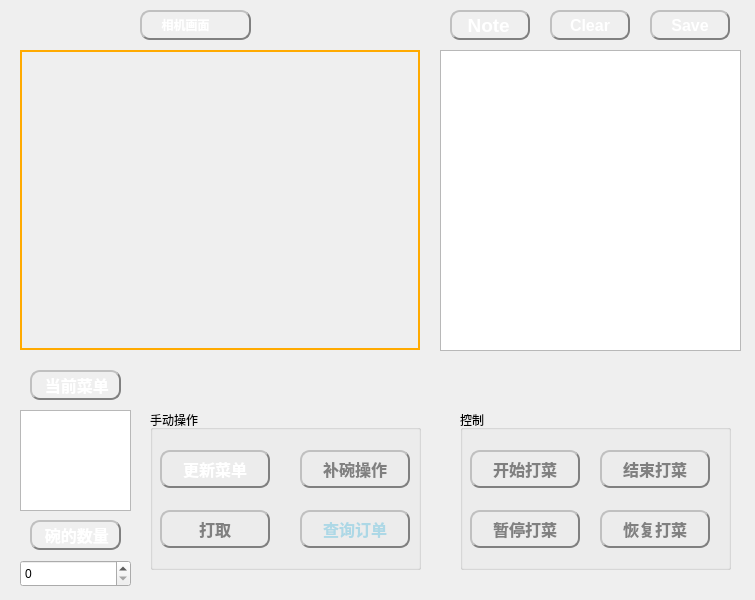
<?xml version="1.0" encoding="UTF-8"?>
<ui version="4.0">
 <class>Dig_dish_Form</class>
 <widget class="QWidget" name="Dig_dish_Form">
  <property name="geometry">
   <rect>
    <x>0</x>
    <y>0</y>
    <width>755</width>
    <height>600</height>
   </rect>
  </property>
  <property name="windowTitle">
   <string>Form</string>
  </property>
  <widget class="QTextBrowser" name="order_list_text">
   <property name="geometry">
    <rect>
     <x>440</x>
     <y>50</y>
     <width>301</width>
     <height>301</height>
    </rect>
   </property>
  </widget>
  <widget class="QLabel" name="dig_show_label">
   <property name="geometry">
    <rect>
     <x>20</x>
     <y>50</y>
     <width>400</width>
     <height>300</height>
    </rect>
   </property>
   <property name="styleSheet">
    <string notr="true">border-width: 2px;border-style: solid;border-color: rgb(255, 170, 0);</string>
   </property>
   <property name="text">
    <string/>
   </property>
  </widget>
  <widget class="QLabel" name="label">
   <property name="geometry">
    <rect>
     <x>140</x>
     <y>10</y>
     <width>111</width>
     <height>30</height>
    </rect>
   </property>
   <property name="font">
    <font>
     <weight>75</weight>
     <bold>true</bold>
    </font>
   </property>
   <property name="layoutDirection">
    <enum>Qt::LeftToRight</enum>
   </property>
   <property name="styleSheet">
    <string notr="true">color:white;border-radius: 10px; border: 2px groove gray;border-style: outset;</string>
   </property>
   <property name="text">
    <string>     相机画面</string>
   </property>
  </widget>
  <widget class="QLabel" name="label_2">
   <property name="geometry">
    <rect>
     <x>450</x>
     <y>10</y>
     <width>80</width>
     <height>30</height>
    </rect>
   </property>
   <property name="font">
    <font>
     <pointsize>14</pointsize>
     <weight>75</weight>
     <bold>true</bold>
    </font>
   </property>
   <property name="layoutDirection">
    <enum>Qt::LeftToRight</enum>
   </property>
   <property name="styleSheet">
    <string notr="true">color:white;border-radius: 10px; border: 2px groove gray;border-style: outset;</string>
   </property>
   <property name="text">
    <string>  Note</string>
   </property>
  </widget>
  <widget class="QPushButton" name="clear_dig_txt">
   <property name="geometry">
    <rect>
     <x>550</x>
     <y>10</y>
     <width>80</width>
     <height>30</height>
    </rect>
   </property>
   <property name="font">
    <font>
     <pointsize>12</pointsize>
     <weight>75</weight>
     <bold>true</bold>
    </font>
   </property>
   <property name="styleSheet">
    <string notr="true">color:white;border-radius: 10px; border: 2px groove gray;border-style: outset;</string>
   </property>
   <property name="text">
    <string>Clear</string>
   </property>
  </widget>
  <widget class="QPushButton" name="save_dig_txt">
   <property name="geometry">
    <rect>
     <x>650</x>
     <y>10</y>
     <width>80</width>
     <height>30</height>
    </rect>
   </property>
   <property name="font">
    <font>
     <pointsize>12</pointsize>
     <weight>75</weight>
     <bold>true</bold>
    </font>
   </property>
   <property name="styleSheet">
    <string notr="true">color:white;border-radius: 10px; border: 2px groove gray;border-style: outset;</string>
   </property>
   <property name="text">
    <string>Save</string>
   </property>
  </widget>
  <widget class="QGroupBox" name="groupBox">
   <property name="geometry">
    <rect>
     <x>460</x>
     <y>410</y>
     <width>271</width>
     <height>160</height>
    </rect>
   </property>
   <property name="title">
    <string>控制</string>
   </property>
   <widget class="QPushButton" name="resume_dig_button">
    <property name="geometry">
     <rect>
      <x>140</x>
      <y>100</y>
      <width>110</width>
      <height>38</height>
     </rect>
    </property>
    <property name="font">
     <font>
      <pointsize>12</pointsize>
      <weight>75</weight>
      <bold>true</bold>
     </font>
    </property>
    <property name="styleSheet">
     <string notr="true">color:gray;border-radius: 10px; border: 2px groove gray;border-style: outset;</string>
    </property>
    <property name="text">
     <string>恢复打菜</string>
    </property>
    <property name="iconSize">
     <size>
      <width>16</width>
      <height>16</height>
     </size>
    </property>
    <property name="checkable">
     <bool>false</bool>
    </property>
   </widget>
   <widget class="QPushButton" name="stop_dig_button">
    <property name="geometry">
     <rect>
      <x>10</x>
      <y>100</y>
      <width>110</width>
      <height>38</height>
     </rect>
    </property>
    <property name="font">
     <font>
      <pointsize>12</pointsize>
      <weight>75</weight>
      <bold>true</bold>
     </font>
    </property>
    <property name="styleSheet">
     <string notr="true">color:gray;border-radius: 10px; border: 2px groove gray;border-style: outset;</string>
    </property>
    <property name="text">
     <string>暂停打菜</string>
    </property>
    <property name="iconSize">
     <size>
      <width>16</width>
      <height>16</height>
     </size>
    </property>
    <property name="checkable">
     <bool>false</bool>
    </property>
   </widget>
   <widget class="QPushButton" name="dig_dish_start_button">
    <property name="geometry">
     <rect>
      <x>10</x>
      <y>40</y>
      <width>110</width>
      <height>38</height>
     </rect>
    </property>
    <property name="font">
     <font>
      <pointsize>12</pointsize>
      <weight>75</weight>
      <bold>true</bold>
     </font>
    </property>
    <property name="styleSheet">
     <string notr="true">color:gray;border-radius: 10px; border: 2px groove gray;border-style: outset;</string>
    </property>
    <property name="text">
     <string>开始打菜</string>
    </property>
    <property name="iconSize">
     <size>
      <width>16</width>
      <height>16</height>
     </size>
    </property>
    <property name="checkable">
     <bool>false</bool>
    </property>
   </widget>
   <widget class="QPushButton" name="dig_dish_end_button">
    <property name="geometry">
     <rect>
      <x>140</x>
      <y>40</y>
      <width>110</width>
      <height>38</height>
     </rect>
    </property>
    <property name="font">
     <font>
      <pointsize>12</pointsize>
      <weight>75</weight>
      <bold>true</bold>
     </font>
    </property>
    <property name="styleSheet">
     <string notr="true">color:gray;border-radius: 10px; border: 2px groove gray;border-style: outset;</string>
    </property>
    <property name="text">
     <string>结束打菜</string>
    </property>
    <property name="iconSize">
     <size>
      <width>16</width>
      <height>16</height>
     </size>
    </property>
    <property name="checkable">
     <bool>false</bool>
    </property>
   </widget>
  </widget>
  <widget class="QListView" name="current_menu_list">
   <property name="geometry">
    <rect>
     <x>20</x>
     <y>410</y>
     <width>111</width>
     <height>101</height>
    </rect>
   </property>
  </widget>
  <widget class="QLabel" name="label_3">
   <property name="geometry">
    <rect>
     <x>30</x>
     <y>370</y>
     <width>91</width>
     <height>30</height>
    </rect>
   </property>
   <property name="font">
    <font>
     <pointsize>12</pointsize>
     <weight>75</weight>
     <bold>true</bold>
    </font>
   </property>
   <property name="layoutDirection">
    <enum>Qt::LeftToRight</enum>
   </property>
   <property name="styleSheet">
    <string notr="true">color:white;border-radius: 10px; border: 2px groove gray;border-style: outset;</string>
   </property>
   <property name="text">
    <string>  当前菜单</string>
   </property>
  </widget>
  <widget class="QGroupBox" name="groupBox_2">
   <property name="geometry">
    <rect>
     <x>150</x>
     <y>410</y>
     <width>271</width>
     <height>160</height>
    </rect>
   </property>
   <property name="title">
    <string>手动操作</string>
   </property>
   <widget class="QPushButton" name="acquire_order_button">
    <property name="geometry">
     <rect>
      <x>150</x>
      <y>100</y>
      <width>110</width>
      <height>38</height>
     </rect>
    </property>
    <property name="font">
     <font>
      <pointsize>12</pointsize>
      <weight>75</weight>
      <bold>true</bold>
     </font>
    </property>
    <property name="styleSheet">
     <string notr="true">color:lightblue;border-radius: 10px; border: 2px groove gray;border-style: outset;</string>
    </property>
    <property name="text">
     <string>查询订单</string>
    </property>
    <property name="iconSize">
     <size>
      <width>16</width>
      <height>16</height>
     </size>
    </property>
    <property name="checkable">
     <bool>false</bool>
    </property>
   </widget>
   <widget class="QPushButton" name="updata_menu_button">
    <property name="geometry">
     <rect>
      <x>10</x>
      <y>40</y>
      <width>110</width>
      <height>38</height>
     </rect>
    </property>
    <property name="font">
     <font>
      <pointsize>12</pointsize>
      <weight>75</weight>
      <bold>true</bold>
     </font>
    </property>
    <property name="styleSheet">
     <string notr="true">color:white;border-radius: 10px; border: 2px groove gray;border-style: outset;</string>
    </property>
    <property name="text">
     <string>更新菜单</string>
    </property>
   </widget>
   <widget class="QPushButton" name="dig_choose_dish_button">
    <property name="geometry">
     <rect>
      <x>10</x>
      <y>100</y>
      <width>110</width>
      <height>38</height>
     </rect>
    </property>
    <property name="font">
     <font>
      <pointsize>12</pointsize>
      <weight>75</weight>
      <bold>true</bold>
     </font>
    </property>
    <property name="styleSheet">
     <string notr="true">color:gray;border-radius: 10px; border: 2px groove gray;border-style: outset;</string>
    </property>
    <property name="text">
     <string>打取</string>
    </property>
   </widget>
   <widget class="QPushButton" name="add_bowl_button">
    <property name="geometry">
     <rect>
      <x>150</x>
      <y>40</y>
      <width>110</width>
      <height>38</height>
     </rect>
    </property>
    <property name="font">
     <font>
      <pointsize>12</pointsize>
      <weight>75</weight>
      <bold>true</bold>
     </font>
    </property>
    <property name="styleSheet">
     <string notr="true">color:gray;border-radius: 10px; border: 2px groove gray;border-style: outset;</string>
    </property>
    <property name="text">
     <string>补碗操作</string>
    </property>
    <property name="iconSize">
     <size>
      <width>16</width>
      <height>16</height>
     </size>
    </property>
    <property name="checkable">
     <bool>false</bool>
    </property>
   </widget>
  </widget>
  <widget class="QSpinBox" name="bowl_num_input">
   <property name="geometry">
    <rect>
     <x>20</x>
     <y>560</y>
     <width>111</width>
     <height>27</height>
    </rect>
   </property>
  </widget>
  <widget class="QLabel" name="label_4">
   <property name="geometry">
    <rect>
     <x>30</x>
     <y>520</y>
     <width>91</width>
     <height>30</height>
    </rect>
   </property>
   <property name="font">
    <font>
     <pointsize>12</pointsize>
     <weight>75</weight>
     <bold>true</bold>
    </font>
   </property>
   <property name="layoutDirection">
    <enum>Qt::LeftToRight</enum>
   </property>
   <property name="styleSheet">
    <string notr="true">color:white;border-radius: 10px; border: 2px groove gray;border-style: outset;</string>
   </property>
   <property name="text">
    <string>  碗的数量</string>
   </property>
  </widget>
 </widget>
 <resources/>
 <connections/>
</ui>
